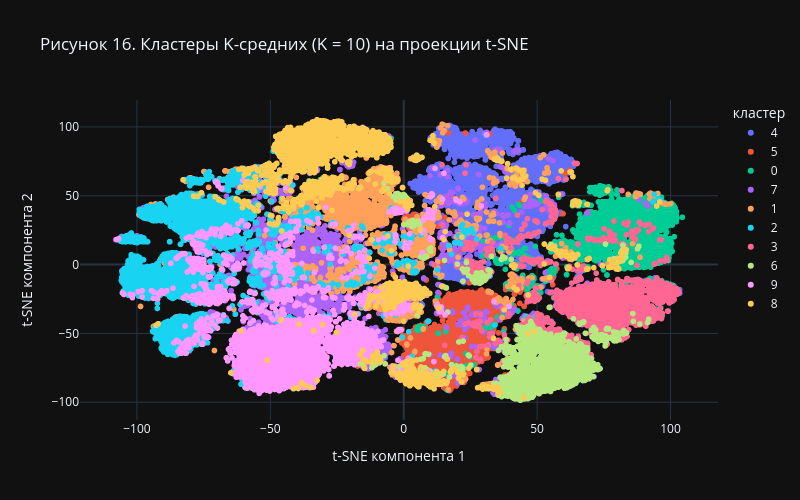

Write notebook code for a chart like this one.
### Markdown cell above
#### Визуализация кластеров K-средних на проекции t-SNE

Для наглядности отобразим найденные кластеры в пространстве t-SNE: оно лучше передаёт реальное разделение классов, чем первые две главные компоненты.

### Code cell
px.scatter(
    x=tsne_results[:, 0],
    y=tsne_results[:, 1],
    color=pd.Series(kmeans_labels).astype(str),
    labels={'x': 't-SNE компонента 1', 'y': 't-SNE компонента 2', 'color': 'кластер'},
    title=f"Рисунок 16. Кластеры K-средних (K = {kmeans_k.value}) на проекции t-SNE",
    template="plotly_dark",
    width=800,
    height=500,
)

### Figure 1 — Plotly figure (JSON) as saved in the notebook; plotly's stock layout.template omitted (floating-point values rounded to 4 significant figures; data arrays with more than 128 entries replaced by an {"elided": "..."} marker saying what was removed)
{"data": [{"hovertemplate": "кластер=4<br>t-SNE компонента 1=%{x}<br>t-SNE компонента 2=%{y}<extra></extra>", "legendgroup": "4", "marker": {"color": "#636efa", "symbol": "circle"}, "mode": "markers", "name": "4", "showlegend": true, "type": "scattergl", "x": {"elided": "10572 float values"}, "xaxis": "x", "y": {"elided": "10572 float values"}, "yaxis": "y"}, {"hovertemplate": "кластер=5<br>t-SNE компонента 1=%{x}<br>t-SNE компонента 2=%{y}<extra></extra>", "legendgroup": "5", "marker": {"color": "#EF553B", "symbol": "circle"}, "mode": "markers", "name": "5", "showlegend": true, "type": "scattergl", "x": {"elided": "5779 float values"}, "xaxis": "x", "y": {"elided": "5779 float values"}, "yaxis": "y"}, {"hovertemplate": "кластер=0<br>t-SNE компонента 1=%{x}<br>t-SNE компонента 2=%{y}<extra></extra>", "legendgroup": "0", "marker": {"color": "#00cc96", "symbol": "circle"}, "mode": "markers", "name": "0", "showlegend": true, "type": "scattergl", "x": {"elided": "5982 float values"}, "xaxis": "x", "y": {"elided": "5982 float values"}, "yaxis": "y"}, {"hovertemplate": "кластер=7<br>t-SNE компонента 1=%{x}<br>t-SNE компонента 2=%{y}<extra></extra>", "legendgroup": "7", "marker": {"color": "#ab63fa", "symbol": "circle"}, "mode": "markers", "name": "7", "showlegend": true, "type": "scattergl", "x": {"elided": "9648 float values"}, "xaxis": "x", "y": {"elided": "9648 float values"}, "yaxis": "y"}, {"hovertemplate": "кластер=1<br>t-SNE компонента 1=%{x}<br>t-SNE компонента 2=%{y}<extra></extra>", "legendgroup": "1", "marker": {"color": "#FFA15A", "symbol": "circle"}, "mode": "markers", "name": "1", "showlegend": true, "type": "scattergl", "x": {"elided": "6750 float values"}, "xaxis": "x", "y": {"elided": "6750 float values"}, "yaxis": "y"}, {"hovertemplate": "кластер=2<br>t-SNE компонента 1=%{x}<br>t-SNE компонента 2=%{y}<extra></extra>", "legendgroup": "2", "marker": {"color": "#19d3f3", "symbol": "circle"}, "mode": "markers", "name": "2", "showlegend": true, "type": "scattergl", "x": {"elided": "9509 float values"}, "xaxis": "x", "y": {"elided": "9509 float values"}, "yaxis": "y"}, {"hovertemplate": "кластер=3<br>t-SNE компонента 1=%{x}<br>t-SNE компонента 2=%{y}<extra></extra>", "legendgroup": "3", "marker": {"color": "#FF6692", "symbol": "circle"}, "mode": "markers", "name": "3", "showlegend": true, "type": "scattergl", "x": {"elided": "5202 float values"}, "xaxis": "x", "y": {"elided": "5202 float values"}, "yaxis": "y"}, {"hovertemplate": "кластер=6<br>t-SNE компонента 1=%{x}<br>t-SNE компонента 2=%{y}<extra></extra>", "legendgroup": "6", "marker": {"color": "#B6E880", "symbol": "circle"}, "mode": "markers", "name": "6", "showlegend": true, "type": "scattergl", "x": {"elided": "4150 float values"}, "xaxis": "x", "y": {"elided": "4150 float values"}, "yaxis": "y"}, {"hovertemplate": "кластер=9<br>t-SNE компонента 1=%{x}<br>t-SNE компонента 2=%{y}<extra></extra>", "legendgroup": "9", "marker": {"color": "#FF97FF", "symbol": "circle"}, "mode": "markers", "name": "9", "showlegend": true, "type": "scattergl", "x": {"elided": "7269 float values"}, "xaxis": "x", "y": {"elided": "7269 float values"}, "yaxis": "y"}, {"hovertemplate": "кластер=8<br>t-SNE компонента 1=%{x}<br>t-SNE компонента 2=%{y}<extra></extra>", "legendgroup": "8", "marker": {"color": "#FECB52", "symbol": "circle"}, "mode": "markers", "name": "8", "showlegend": true, "type": "scattergl", "x": {"elided": "5139 float values"}, "xaxis": "x", "y": {"elided": "5139 float values"}, "yaxis": "y"}], "layout": {"height": 500, "legend": {"title": {"text": "кластер"}, "tracegroupgap": 0}, "title": {"text": "Рисунок 16. Кластеры K-средних (K = 10) на проекции t-SNE"}, "width": 800, "xaxis": {"anchor": "y", "domain": [0, 1], "title": {"text": "t-SNE компонента 1"}}, "yaxis": {"anchor": "x", "domain": [0, 1], "title": {"text": "t-SNE компонента 2"}}}}
